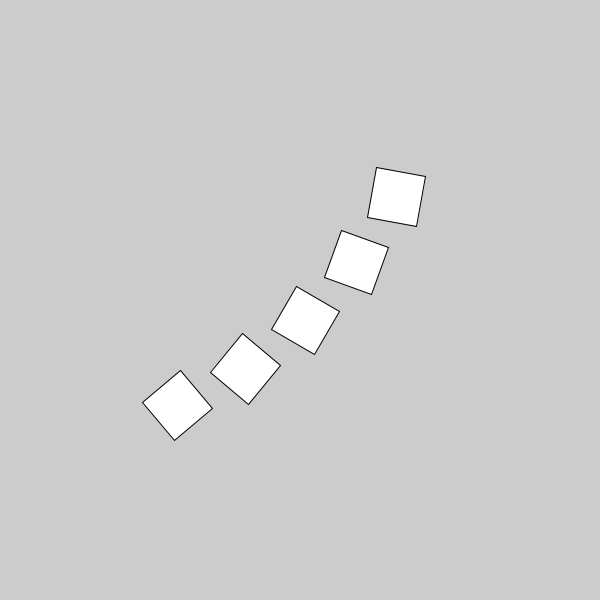
Frame 1 (no input)
Frame 60 (the mouse pressed at the canvas centre just before this capture): identical to frame 1, image omitted
Frame 120 (the mouse held since frame 60 and released just before this capture): identical to frame 1, image omitted

The Processing sketch that drew this single still picture (run headless with seeded random() and noise(); from frame 60 on, the mouse is pressed at the canvas centre):

// Processing sketch: build
// ── build.pde

void setup() {
	size(600, 600);

	rotate(radians(10));
	rect(400, 100, 50, 50);

	rotate(radians(10));
	rect(400, 100, 50, 50);

	rotate(radians(10));
	rect(400, 100, 50, 50);

	rotate(radians(10));
	rect(400, 100, 50, 50);

	rotate(radians(10));
	rect(400, 100, 50, 50);
}

void draw() {
	
}
